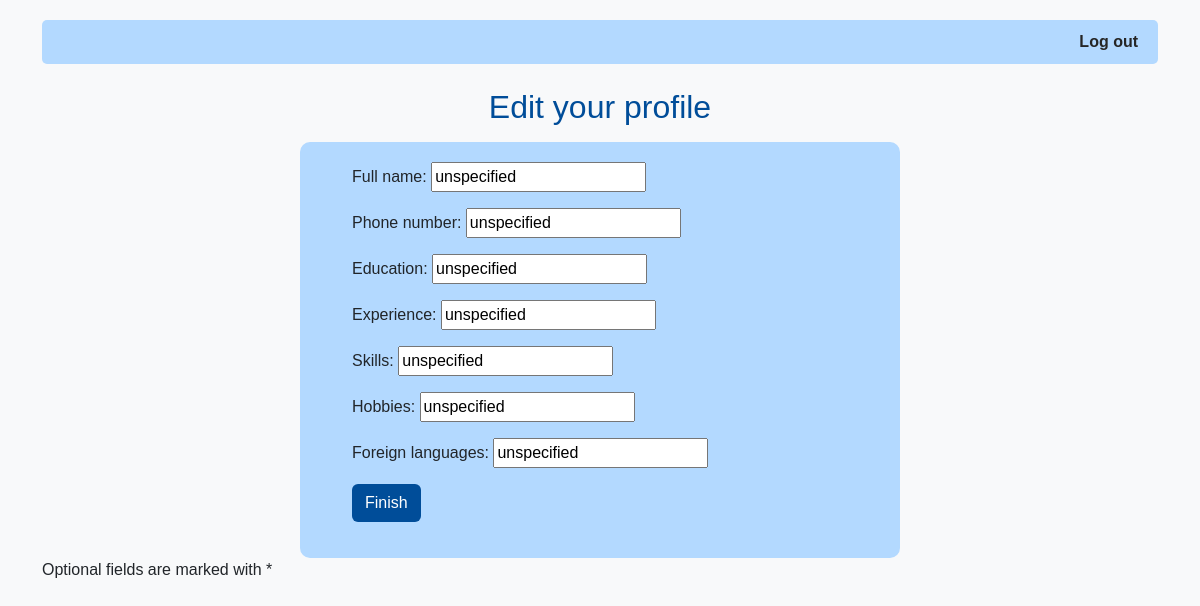
The page /edit_human_profile/ (signed in) on the database its author committed.
### jobsite/models.py (models this page shows, shortened)
class User(models.Model):
    email = models.EmailField(max_length=50, unique=True)
    password = models.CharField(max_length=50)
    type = models.CharField(max_length=50)
    full_name = models.CharField(max_length=50,default='unspecified')
    phone_number=models.CharField(max_length=20,default='unspecified')
    education = models.TextField(max_length=500, default='unspecified')  # Specify a default value
    experience=models.TextField(max_length=500, default='unspecified')
    skills=models.TextField(max_length=500, default='unspecified')
    hobbies=models.TextField(max_length=500, default='unspecified')
    foreign_languages=models.TextField(max_length=500, default='unspecified')
    current_company= models.CharField(max_length=50,default='unspecified')
    job_title= models.CharField(max_length=100, default='unspecified')

### jobsite/views.py (the view)
# urls.py: path('edit_human_profile/', views.edit_human_profile, name='edit_human_profile'),
def edit_human_profile(request):
    email=request.session['email'] # set 'token' in the session
    user_data = User.objects.filter(email=email).first()
    if request.method == 'POST':
        form = HumanForm(request.POST)
        if form.is_valid():
            full_name = form.cleaned_data.get("full_name")
            if full_name is None:
                full_name='unspecified'
            phone_number = form.cleaned_data.get("phone_number")
            if phone_number is None:
                phone_number='unspecified'
            education = form.cleaned_data.get("education")
            if education is None:
                education='unspecified'
            experience = form.cleaned_data.get("experience")
            if experience is None:
                experience='unspecified'
            skills = form.cleaned_data.get("skills")
            if skills is None:
                skills='unspecified'
            hobbies = form.cleaned_data.get("hobbies")
            if hobbies is None:
                hobbies='unspecified'
            foreign_languages = form.cleaned_data.get("foreign_languages")
            if foreign_languages is None:
                foreign_languages='unspecified'
            cursor = connection.cursor()
            cursor.execute("UPDATE jobsite_user SET full_name = %s, phone_number = %s, education = %s, experience = %s, skills = %s, hobbies = %s, foreign_languages = %s WHERE email = %s", [full_name, phone_number, education, experience, skills, hobbies, foreign_languages, email])
            connection.commit()
            connection.close()
            return redirect('main_page_human')
    else:
        form = HumanForm(initial={'full_name':user_data.full_name,'phone_number':user_data.phone_number,'education':user_data.education,'experience':user_data.experience,'skills':user_data.skills,'hobbies':user_data.hobbies,'foreign_languages':user_data.foreign_languages })
    return render(request, 'edit_human_profile.html', {'form': form})

### jobsite/forms.py (shortened to what this page needs)
class HumanForm(forms.Form):
    full_name = forms.CharField(required=False,widget=forms.TextInput(attrs={"placeholder":"Enter your full name"}))
    phone_number = forms.CharField(required=False,widget=forms.TextInput(attrs={"placeholder":"Enter your phone number"}))
    education = forms.CharField(required=False,widget=forms.TextInput(attrs={"placeholder":"Enter your education"}))
    experience = forms.CharField(required=False,widget=forms.TextInput(attrs={"placeholder":"Enter your experience"}))
    skills = forms.CharField(required=False,widget=forms.TextInput(attrs={"placeholder":"Enter your skills"}))
    hobbies = forms.CharField(required=False,widget=forms.TextInput(attrs={"placeholder":"Enter your hobbies"}))
    foreign_languages = forms.CharField(required=False,widget=forms.TextInput(attrs={"placeholder":"Enter your foreign language"}))

### jobsite/templates/edit_human_profile.html (shortened to what this page needs)
<!DOCTYPE html>
<html>
<head>
    {% load bootstrap5 %}
    {% bootstrap_css %}
</head>
<body>
    <div class="container">
        <ul class="nav">
          <li class="nav-item">
            <a href="/">Log out</a>
          </li>
      </ul></div>
<div class="container">
    <h2 class="text-center mt-4 heading-color">Edit your profile</h2>
    <form method="POST" class="mt-3">
        <nav id="text-pb">
            <ul>
        <div class="mb-3">
            {{ form.full_name.label_tag }}
            {{ form.full_name }}
        </div>
        <div class="mb-3">
            {{ form.phone_number.label_tag }}
            {{ form.phone_number }}
        </div>
        <div class="mb-3">
            {{ form.education.label_tag }}
            {{ form.education }}
        </div>
        <div class="mb-3">
            {{ form.experience.label_tag }}
            {{ form.experience }}
        </div>
        <div class="mb-3">
            {{ form.skills.label_tag }}
            {{ form.skills }}
        </div>
        <div class="mb-3">
            {{ form.hobbies.label_tag }}
            {{ form.hobbies }}
        </div><div class="mb-3">
            {{ form.foreign_languages.label_tag }}
            {{ form.foreign_languages }}
        </div>
        <button type="submit" class="btn custom-button">Finish</button>
    </ul>
    </nav>
</form>
<p>Optional fields are marked with *</p>
</div>
</body>
</html>

### jobsite/templates/edit_human_profile.html (style rules this page uses)
.container { text-align: left; }
.mb-3 { margin-bottom: 20px; }
.heading-color { color: #004d99; }
.custom-button { background-color: #004d99; color: white; }
.mt-3 { background-color: #b3d9ff; padding: 20px; border-radius: 10px; max-width: 600px; margin: 0 auto; }
body { background-color: #f8f9fa; font-family: Arial, sans-serif; }
.container { margin-top: 20px; }
.nav { padding: 10px; background-color: #b3d9ff; border-radius: 5px; display: flex; justify-content: flex-end; }
.nav-item { list-style-type: none; margin-right: 10px; }
.nav-item a { color: #262626; text-decoration: none; font-weight: bold; }

### rows shown on the page
User: full_name "unspecified", phone_number "unspecified", education "unspecified", experience "unspecified", skills "unspecified", hobbies "unspecified", foreign_languages "unspecified"
